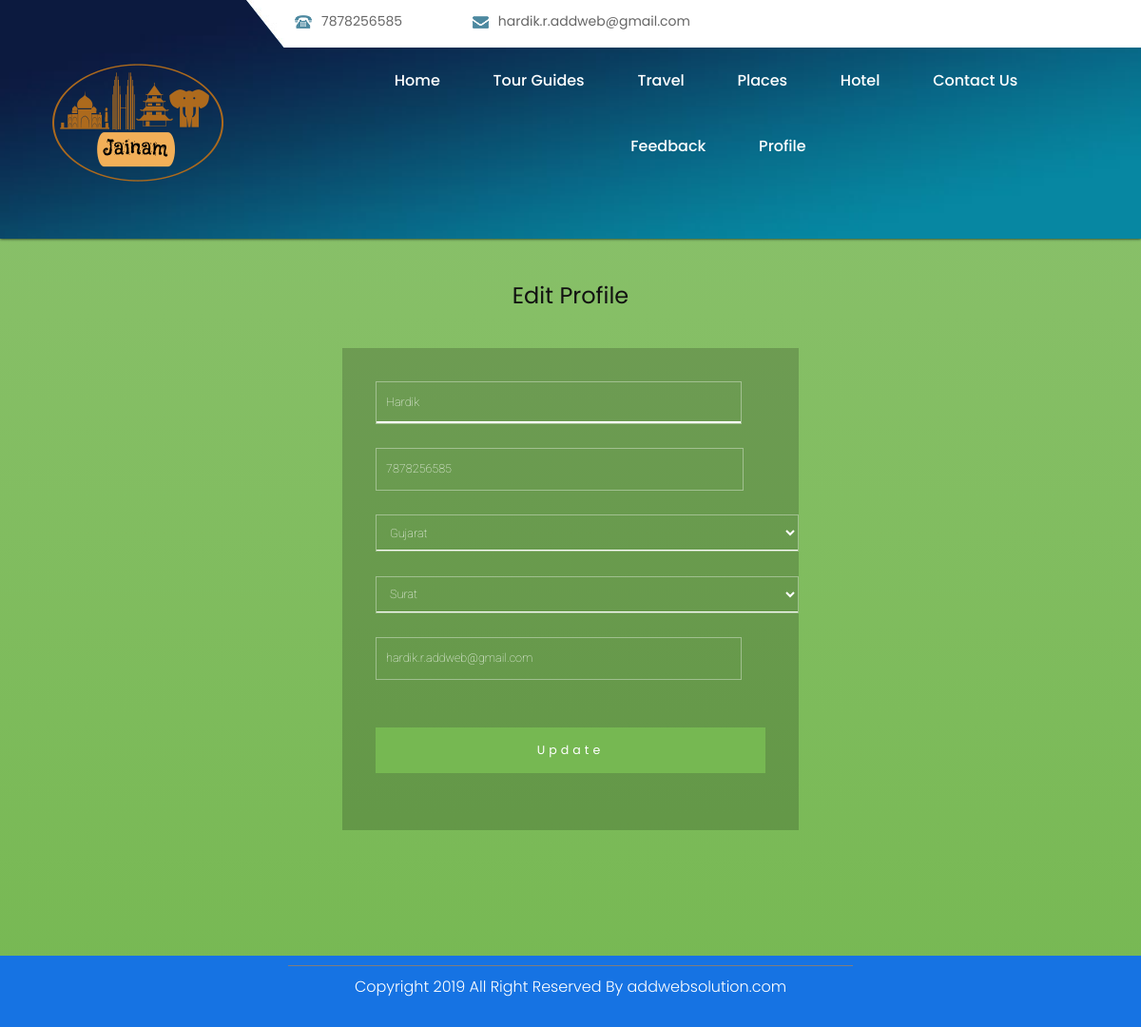
Page /User/editprofile.php (signed in) on the committed database.
### tables this page shows
CREATE TABLE `Registration` (
  `R_id` int(11) NOT NULL,
  `R_name` varchar(70) NOT NULL,
  `R_mobileno` varchar(16) NOT NULL,
  `s_id` int(10) NOT NULL,
  `c_id` int(10) NOT NULL,
  `R_emailid` varchar(70) NOT NULL,
  `R_password` varchar(16) NOT NULL
);

CREATE TABLE `State` (
  `s_id` int(10) NOT NULL,
  `s_name` varchar(30) NOT NULL
);

CREATE TABLE `City` (
  `c_id` int(10) NOT NULL,
  `c_name` varchar(30) NOT NULL,
  `s_id` int(10) NOT NULL
);

### User/editprofile.php (the view, shortened to what this page needs)
<?php
include_once("database.php");
include_once("header.php");
if(isset($_SESSION['email']))
{
?>
<html>
<head>
<link href="css/style.css" rel="stylesheet" type="text/css" media="all" />
<link rel="stylesheet" href="css/reg.css">
</head>
<body>
    <div class="main-w3layouts wrapper">
		<h1>Edit Profile</h1>
		<div class="main-agileinfo">
			<div class="agileits-top">
				<form action="editprofileprocess.php" method="post">
                <?php
                    include_once("database.php");
                    if(isset($_SESSION['email']))
                    {
                        $a=$_SESSION['email'];
                        $query=$con->prepare("SELECT * FROM Registration WHERE R_emailid='$a'");
                        $query->execute();
                        $res=$query->get_result();
                        while($row=$res->fetch_assoc())
                        {
                ?>
                            <input class="text" type="text" name="Username" placeholder="Username" value="<?php echo $row['R_name']; ?>" required />
                            <input class="number" type="number" name="mobile" placeholder="Mobile Number" value="<?php echo $row['R_mobileno']; ?>"/>
                            <select id="statename" style="width:445px;" class="text state" type="text" name="statename" required>
                            <?php
                                include_once("database.php");
                                $qry="SELECT * FROM State";
                                $rs=mysqli_query($con,$qry);
                                if(mysqli_num_rows($rs)>0)
                                {
                                    while($rw=mysqli_fetch_assoc($rs))
                                    {
                            ?>
                                            <option value="<?php echo $rw['s_id']; ?>"
                            <?php
                                            if($row["s_id"]==$rw["s_id"])
                                            {
                                                echo "selected";
                                            }
                            ?>
                            >
                                            <?php echo $rw['s_name']; ?>
                                            </option>
                            <?php
                                    }
                                }
                            ?>
                            </select>
                            <select id="city" style="width:445px;" class="text city" type="text" name="city" required>
                            <?php
                                include_once("database.php");
                                $qry="SELECT * FROM City WHERE s_id=$row[s_id]";
                                $rs=mysqli_query($con,$qry);
                                if(mysqli_num_rows($rs)>0)
                                {
                                    while($rw=mysqli_fetch_assoc($rs))
                                    {
                            ?>
                                            <option value="<?php echo $rw['c_id']; ?>"
                            <?php
                                            if($row["c_id"]==$rw["c_id"])
                                            {
                                                echo "selected";
                                            }
                            ?>
                            >
                                            <?php echo $rw['c_name']; ?>
                                            </option>
                            <?php
                                    }
                                }
                            ?>
                            </select>
                            <input class="text email" type="email" name="email" placeholder="Email" value="<?php echo $_SESSION['email']; ?>" readonly/>
                            <input type="submit" value="Update" name="submit">
                <?php
                        }
                    }
                ?>
				</form>
			</div>
		</div>
		<ul class="colorlib-bubbles">
		</ul>
	</div>
</body>
</html>
<?php
}
else
{
    header('location:login.php');
}
?>
<?php
include_once("footer.php")
?>

### User/header.php (shortened to what this page needs)
<?php
include_once("database.php");
?>
<!DOCTYPE html>
<html lang="en">
   <head>
      <link rel="stylesheet" href="css/bootstrap.min.css">
      <link rel="stylesheet" href="css/style.css">
      <link rel="stylesheet" href="css/responsive.css">
      <link rel="stylesheet" href="css/jquery.mCustomScrollbar.min.css">
      <link rel="stylesheet" href="css/owl.carousel.min.css">
      <link rel="stylesheet" href="css/owl.theme.default.min.css">
   </head>
   <body class="main-layout">
      <header>
         <div class="header" style="background-color:#1673e3">
            <?php
               if(isset($_SESSION['email']))
               {
                  $id=$_SESSION['email'];
                  $query=$con->prepare("SELECT R_mobileno FROM Registration WHERE R_emailid='".$id."'");
                  $query->execute();
                  $result=$query->get_result();
	               $row=$result->fetch_assoc();
            ?>
            <div class="header_white_section">
               <div class="container-fluid">
                  <div class="row">
                     <div class="col-md-12">
                        <div class="header_information">
                           <ul>
                              <li><img src="../Image/2.png" alt="#"/><?php echo $row['R_mobileno']; ?></li>
                              <li><img src="../Image/3.png" alt="#"/><?php echo $id;?></li>
                           </ul>
                        </div>
                     </div>
                  </div>
               </div>
            </div>
            <div class="container">
               <div class="row">
                  <div class="col-xl-3 col-lg-3 col-md-3 col-sm-3 col logo_section">
                     <div class="full">
                        <div class="center-desk">
                           <div class="logo"> <a href="index.html"><img src="../Image/logo.png" alt="#"></a> </div>
                        </div>
                     </div>
                  </div>
                  <div class="col-xl-9 col-lg-9 col-md-9 col-sm-9">
                     <div class="menu-area">
                        <div class="limit-box">
                           <nav class="main-menu">
                              <ul class="menu-area-main">
                                 <li><a href="index.php">Home</a></li>
                                 <li><a href="guidewisesearch.php">Tour Guides</a> </li>
                                 <li><a href="">Travel</a>
                                 </li>
                                 <li><a href="placewise.php">Places</a></li>
                                 <li><a href="hotel.php">Hotel</a></li>
                                 <li><a href="contact.php">Contact Us</a></li>
                                 <li><a href="feedback.php">Feedback</a></li>
                                 <li><a href="">Profile</a>
                                 </li>
                              </ul>
                           </nav>
                        </div>
                     </div>
                  </div>
               </div>
            </div>
            <?php
               }
            ?>
         </div>
      </header>
    </body>
</html>

### User/css/style.css (style rules this page uses)
* { box-sizing: border-box !important; }
html { scroll-behavior: smooth; }
body { color: #666666; font-size: 14px; font-family: poppins; line-height: 1.80857; font-weight: normal; overflow-x: hidden; }
a { color: #1f1f1f; text-decoration: none !important; outline: none !important; -webkit-transition: all .3s ease-in-out; -moz-transition: all .3s ease-in-out; -ms-transition: all .3s ease-in-out; -o-transition: all .3s ease-in-out; transition: all .3s ease-in-out; }
h1, h2, h3, h4, h5, h6 { letter-spacing: 0; font-weight: normal; position: relative; padding: 0 0 10px 0; font-weight: normal; line-height: normal; color: #111111; margin: 0 }
h1 { font-size: 24px }
*, *::after, *::before { -webkit-box-sizing: border-box; -moz-box-sizing: border-box; box-sizing: border-box; }
ul, li, ol { margin: 0px; padding: 0px; list-style: none; }
a { color: #222222; text-decoration: none; outline: none !important; }
a, .btn { text-decoration: none !important; outline: none !important; -webkit-transition: all .3s ease-in-out; -moz-transition: all .3s ease-in-out; -ms-transition: all .3s ease-in-out; -o-transition: all .3s ease-in-out; transition: all .3s ease-in-out; }
img { max-width: 100%; height: auto; }
.full { float: left; width: 100%; }
.full { width: 100%; float: left; margin: 0; padding: 0; }
.header { background: url(../images/header-bg.jpg); background-color: rgba(0, 0, 0, 0); background-repeat: repeat; background-size: auto; background-color: #00000052; box-shadow: #060606 0px 0px 3px 0px; z-index: 999; width: 100%; left: 0; top: 0; background-color: #00000052; padding: 0; padding-top: 0px; background-size: 100% 100%; background-repeat: no-repeat; min-height: 110px; padding-top: 50px; }
.logo { float: left; position: relative; top: -22px; }
nav.main-menu { float: right; margin-left: 0; }
.main-menu { text-align: center; }
.main-menu ul { margin: 0; list-style-type: none; margin-bottom: 10px; }
.main-menu ul li { margin: 0; list-style-type: none; margin-bottom: 10px; }
.main-menu ul>li { display: inline-block; position: relative; }
.main-menu ul>li a { line-height: 20px; font-size: 16px; display: block; font-weight: 500; color: #fff; padding: 15px 26px; padding-top: 24px; }
.main-menu ul li:last-child a { padding-right: 0; }
.main-menu ul li:first-child { margin-left: 0; }
.main-menu ul>li { position: inherit; display: inline-block; vertical-align: middle; }
.main-menu ul>li:nth-child(6) { padding-right: 0px; }
.header_information { background-color: #fff; padding: 0 0; padding-top: 0px; margin-top: 0; margin-right: 0; margin-bottom: 0; position: absolute; width: 100%; max-width: 900px; height: 50px; top: -50px; padding-top: 10px; right: 0; }
.header_information::after { width: 41px; height: 50px; background: url(../images/top_arrow.png); display: block; content: ""; position: absolute; top: 0; left: -41px; }
.header_information ul { display: inline-block; }
.header_information ul li { align-items: center; display: inline-block; padding: 0px 10px; padding-right: 60px; }
.header_information ul li img { padding-right: 10px; }
ul li a { display: block; padding: 8px 25px; color: #333; text-decoration: none; }

### rows in the picture
registration: R_mobileno "7878256585", Username "Hardik", mobile "7878256585", statename "Gujarat", city "Surat"

### other values in the picture
$id "hardik.r.addweb@gmail.com"
